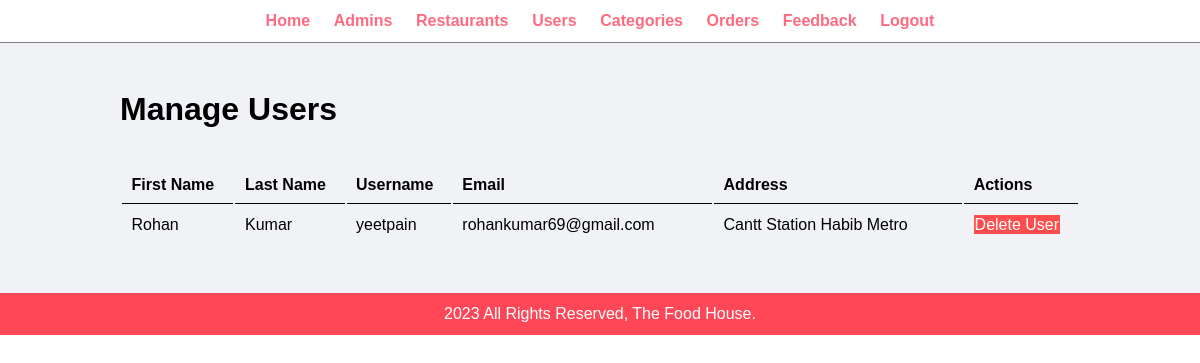
The page /admin/manage-users.php (signed in) on the database its author committed.
### tables this page shows
CREATE TABLE `tbl_users` (
  `user_id` int(10) UNSIGNED NOT NULL,
  `F_Name` varchar(100) NOT NULL,
  `L_Name` varchar(100) NOT NULL,
  `username` varchar(100) NOT NULL,
  `email` varchar(255) NOT NULL,
  `password` varchar(255) NOT NULL,
  `phone_no` varchar(255) NOT NULL,
  `address` varchar(255) NOT NULL
);

### admin/manage-users.php (the view, shortened to what this page needs)
<?php include ('partials/menu.php') ?>
    <div class="main-content">
        <div class="wrapper">
            <h1>Manage Users</h1>
            <br><br>
            <table class="tbl-full">
                <th>First Name</th>
                <th>Last Name</th>
                <th>Username</th>
                <th>Email</th>
                <th>Address</th>
                <th>Actions</th>
                <?php
                    $sql = "SELECT * FROM tbl_users";
                    $result = mysqli_query($conn, $sql);
                    if(mysqli_num_rows($result) > 0) {
                        while ($row = mysqli_fetch_assoc($result)) {
                            $id = $row['user_id'];
                            $fname = $row['F_Name'];
                            $lname = $row['L_Name'];
                            $username = $row['username'];
                            $email = $row['email'];
                            $addr = $row['address'];
                            echo "<tr>
                                <td>$fname</td>
                                <td>$lname</td>
                                <td>$username</td>
                                <td>$email</td>
                                <td>$addr</td>
                                <td>
                                    <a href='delete-user.php?id=$id' class='btn-danger'>Delete User</a>
                                </td>
                            ";
                        }
                    }
                    else{
                        echo "<tr><td colspan='6' class='error'>No Users Have Registered Yet!</td></tr>";
                    }
                ?>
            </table>
        </div>
    </div>
<?php include ('partials/footer.php') ?>

### css/admin.css (style rules this page uses)
* { margin: 0; padding: 0; font-family: Arial, Helvetica, sans-serif }
.wrapper { padding: 1%; width: 80%; margin: 0 auto; }
.tbl-full { width: 100%; }
table tr th { border-bottom: 1px solid black; padding: 1%; text-align: left; }
table tr td { padding: 1%; }
.btn-danger { background-color: #ff4d4d; padding: 1%; color: white; text-decoration: none; }
.main-content { background-color: #f1f2f6; padding: 3% 0; }

### rows shown on the page
tbl_users: F_Name "Rohan", L_Name "Kumar", username "yeetpain", email "rohankumar69@gmail.com", address "Cantt Station Habib Metro"
